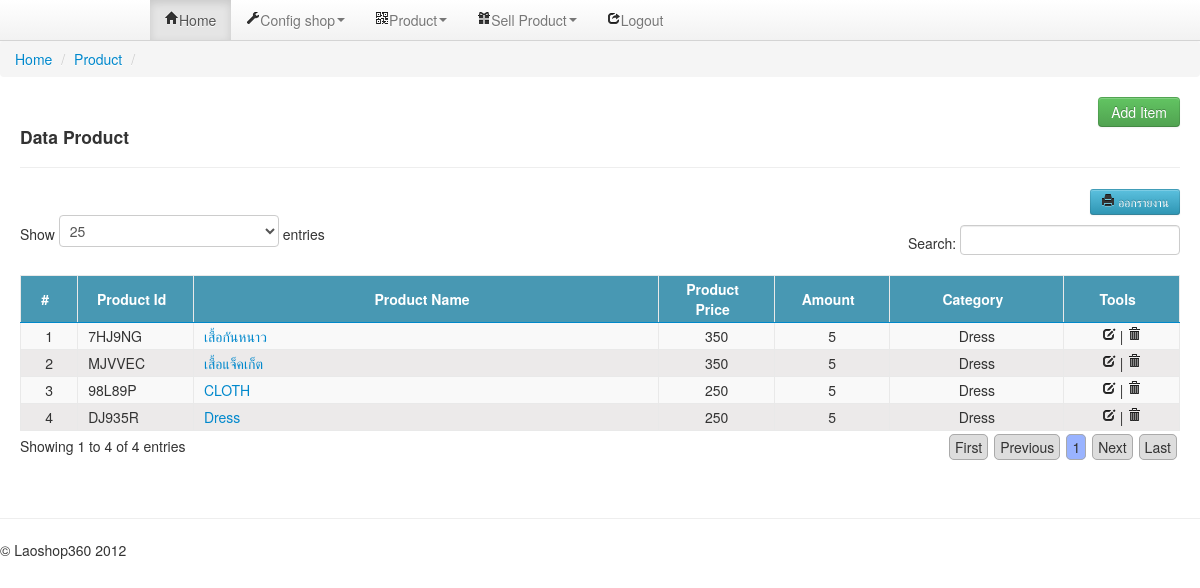
The page /admin/index.php?action=product (signed in) on the database its author committed.
### tables this page shows
CREATE TABLE IF NOT EXISTS `product` (
  `Id` int(11) NOT NULL AUTO_INCREMENT,
  `Pro_id` varchar(100) DEFAULT NULL,
  `Pro_name` varchar(255) DEFAULT NULL,
  `Pro_img` varchar(100) DEFAULT NULL,
  `Pro_detail` longtext,
  `Pro_price` int(10) DEFAULT NULL,
  `Pro_unit` varchar(6) DEFAULT NULL,
  `Pro_type_id` varchar(45) DEFAULT NULL,
  `Scrape_status` varchar(50) DEFAULT NULL,
  `Main_product_type` int(10) DEFAULT NULL,
  `Sub_product_type` int(10) DEFAULT NULL,
  `Pro_view` int(11) DEFAULT NULL,
  `User` varchar(50) NOT NULL,
  PRIMARY KEY (`Id`)
);

CREATE TABLE IF NOT EXISTS `product_type` (
  `Pro_type_id` int(6) NOT NULL AUTO_INCREMENT,
  `Pro_type_name` varchar(200) NOT NULL,
  `User` varchar(25) NOT NULL,
  PRIMARY KEY (`Pro_type_id`)
);

### class/function.php (called while the page is built, shortened)
<?php
class Db_Process  {
	public function Query($sql) {
		$str=mysql_query($sql) or die(mysql_error());
		return $str;
	}
	public function FetchData($sql){
		$str=mysql_fetch_array($sql);
		return $str;
	}
	public function ConName($tb,$f1,$f2,$val){
	 $sql="select $f2 from $tb where $f1='".$val."'";
	 	 	$rs=$this->FetchData($this->Query($sql));
	 	 	return $rs[$f2];
		}
}
?>

### class/config.php (called while the page is built, shortened)
<?php
$i=1;
?>

### admin/module/product.php (the view, shortened to what this page needs)
<?php
$tb="product";
if(isset($_GET['section'])){
	switch($_GET['section']):
	case 'add':
	if($_POST['adddata']) {
			$StrDB->InsertData($tb," ''
			,'".$_POST['txt-code']."'
			,'".$_POST['txt-name']."'
			,''
			,'".$_POST['txt-detail']."'
			,'".$_POST['txt-price']."'
			,'".$_POST['txt-unit']."'
			,'".$_POST['txt-cat']."','0','','','".$_SESSION['UsrId']."'
			");
			$ImgId=$StrDB->GetData($tb,"  order by Id desc limit 0,1");
		Foreach ($_FILES["file"]["error"] as $key => $error) {
                            if($error==0)    {
	 	 $images = $_FILES["file"]["tmp_name"][$key];
                                $new_images = $_FILES["file"]["name"][$key];
		 $array_last=explode(".",$new_images);
			$c=count($array_last)-1;
			$lst=strtolower($array_last[$c]) ;
		  $new_images=$StrDB->randName("6");
		 $MfilesP=$new_images.".".$lst;
		 @list($width, $height) = @getimagesize($images);;
		if ($width>600 || $height>680){
			 $width=600;
         $size=@GetimageSize($images);
         $height=680;
         $images_orig = @ImageCreateFromJPEG($images);
        $photoX = @ImagesX($images_orig);
        $photoY = @ImagesY($images_orig);
         $images_fin = @ImageCreateTrueColor($width, $height);
		 @ImageCopyResampled($images_fin, $images_orig, 0, 0, 0, 0, $width+1, $height+1, $photoX, $photoY);
         @ImageJPEG($images_fin,"../img_product/".$MfilesP);
         @ImageDestroy($images_orig);
         @ImageDestroy($images_fin);
          $width=180;
         $size=@GetimageSize($images);
         $height=220;
         $images_orig = @ImageCreateFromJPEG($images);
        $photoX = @ImagesX($images_orig);
        $photoY = @ImagesY($images_orig);
         $images_fin = @ImageCreateTrueColor($width, $height);
		 @ImageCopyResampled($images_fin, $images_orig, 0, 0, 0, 0, $width+1, $height+1, $photoX, $photoY);
         ImageJPEG($images_fin,"../img_thumb/".$MfilesP);
         ImageDestroy($images_orig);
         ImageDestroy($images_fin);
    	 }else{
    	 	 @copy($_FILES["file"]["tmp_name"][$key],"../img_product/".$MfilesP);
                  $width=180;
         $size=@GetimageSize($images);
         $height=220;
         $images_orig = @ImageCreateFromJPEG($images);
        $photoX = @ImagesX($images_orig);
        $photoY = @ImagesY($images_orig);
         $images_fin = @ImageCreateTrueColor($width, $height);
		 @ImageCopyResampled($images_fin, $images_orig, 0, 0, 0, 0, $width+1, $height+1, $photoX, $photoY);
         ImageJPEG($images_fin,"../img_thumb/".$MfilesP);
         ImageDestroy($images_orig);
         ImageDestroy($images_fin);
    	 }
   		 $StrDB->InsertData("tb_imgproduct","'".NULL."','".$MfilesP."','".$ImgId['Id']."','".$_SESSION['UsrId']."' ");
    }
}
		$StrDisplay->AddSuccess();
		 $StrDisplay->GoUrl('3',"index.php?action=".$action);
	}
	$StrDisplay->Title_Form(Product,'1');
	$StrDisplay->Open_Form("admin/index.php?action=".$action."&section=".$section);
	$Pro_id=$StrDB->randName("6");
  	$StrDisplay->OpenSelectInput(category,'txt-cat');
 	$StrDB->ListBoxData('product_type','*','where user='.$_SESSION['UsrId'].' order by Pro_type_name asc','Pro_type_id','Pro_type_name');
  	$StrDisplay->CloseSelectInput();
	$StrDisplay->TxtInput(ProductId,'txt-code',$Pro_id);
	$StrDisplay->TxtInput(ProductName,'txt-name');
	$StrDisplay->TxtInput(ProductPrice,'txt-price','','1');
	$StrDisplay->TxtInput(ProductAmount,'txt-unit','','1');
	for($i=0;$i<=4;$i++):
	$StrDisplay->TxtInputFile(ProductImg,'file[]','file'.$i,"");
	echo "<div id=\"re0\"></div>";
	endfor;
	$StrDisplay->TxtInputArea(ProductDetail,"txt-detail",'',"750","500","1");
 	$StrDisplay->Button_Form('1');
	$StrDisplay->Close_Form();
	break;
	case 'edit':
	if($_POST['editdata']) {
		 $rs=$StrDB->GetData($tb,"where Id='".$_POST['editdata']."'");
		    if($_FILES['file']['tmp_name']=="" || $_FILES['file']['tmp_name']=="0") {
    		  $Img=$rs['Pro_img'];
    		}else{
     		  $Img=$StrDB->UploadFile('../img_product');
     		 $StrDisplay->DelFile($_POST['oimg'],'../img_product');
   		 }
		$StrDB->UpdateData($tb,"
		Pro_id='".$_POST['txt-code']."'
		,Pro_name='".$_POST['txt-name']."'
	 	,Pro_price='".$_POST['txt-price']."'
	 	,Pro_type_id='".$_POST['txt-cat']."'
	 	,Pro_detail='".$_POST['txt-detail']."'
		,Pro_img='".$Img."'
		 ","where Id='".mysql_real_escape_string($_POST['editdata'])."' and User='".$_SESSION['UsrId']."' ");
		$StrDisplay->EditSuccess();
		$StrDisplay->GoUrl('3',"index.php?action=".$action);
	}
	$rs=$StrDB->GetData($tb,"where Id='".addslashes($_GET[id])."'");
	$StrDisplay->Title_Form(Product,'2');
		$StrDisplay->Open_Form("admin/index.php?action=".$action."&section=".$section);
	 $StrDisplay->OpenSelectInput(category,'txt-cat');
 	$StrDB->ListBoxData('product_type','*','where User='.$_SESSION['UsrId'].' order by Pro_type_name asc','Pro_type_id','Pro_type_name','edit',$rs['Pro_type_id']);
  	$StrDisplay->CloseSelectInput();
	$StrDisplay->TxtInputDisable(ProductId,'txt-code',$rs['Pro_id']);
	$StrDisplay->TxtInput(ProductName,'txt-name',$rs['Pro_name']);
	$StrDisplay->TxtInput(ProductPrice,'txt-price',$rs['Pro_price'],'1');
	$StrDisplay->TxtInput(ProductAmount,'txt-unit',$rs['Pro_unit'],'1');
	for($i=0;$i<=4;$i++):
	$StrDisplay->TxtInputFile(ProductImg,'file[]','file'.$i,"");
	echo "<div id=\"re0\"></div>";
	endfor;
	$StrDisplay->TxtInputArea(ProductDetail,"txt-detail",$rs['Pro_detail'],"750","500","1");
	$StrDisplay->Button_Form('2',$_GET[id]);
	$StrDisplay->Close_Form();
	break;
	case 'del':
		 $rs=$StrDB->GetData($tb,"where Id='".$_GET['id']."'");
		   $sqlImg=$StrDB->Query("select ImgName from tb_imgproduct where Pro_id='".$rs['Id']."' ");
   	while ($rs_img1=$StrDB->FetchData($sqlImg)) {
		  $StrDisplay->DelFile($rs_img1['ImgName'],'../img_thumb');
		  $StrDisplay->DelFile($rs_img1['ImgName'],'../img_product');
		  $StrDB->DelData("tb_imgproduct"," where Id='".mysql_real_escape_string($_GET['id'])."' ");
		}
		$StrDB->DelData($tb," where Id='".mysql_real_escape_string($_GET['id'])."' ");
		$StrDisplay->DelSuccess();
		$StrDisplay->GoUrl('3',"index.php?action=".$action);
	break;
	endswitch;
	}else{
		echo "<div style=\"float:right\"><a class=\"btn btn-small btn btn-info\" href=\"".WebUrl."admin/module/print_product.php\" target=\"_blank\"><i class=\"icon-print\"></i> ออกรายงาน</a></div>";
		echo "<table id=\"TableData\" width=\"100%\"  border=\"1\" cellpadding=\"1\" cellspacing=\"1\"   bordercolor=\"#E9E9E9\"  >";
		echo "<thead>";
		echo "<th width=\"5%\">#</th>";
		echo "<th width=\"10%\">".ProductId."</th>";
		echo "<th width=\"\">".ProductName."</th>";
		echo "<th width=\"10%\">".ProductPrice."</th>";
		echo "<th width=\"10%\">".ProductAmount."</th>";
		echo "<th width=\"15%\">".category."</th>";
		echo "<th width=\"10%\">".Tools."</th>";
		echo "</thead>";
		echo "<tbody>";
		$sql="select * from $tb  where User='".$_SESSION['UsrId']."'  order by Id desc";
		$query=$StrDB->Query($sql);
		while($rs=$StrDB->FetchData($query)) {
		echo "<tr>";
		echo "<td align=\"center\">$i</td>";
		echo "<td>$rs[1]</td>";
		echo "<td><a  href=\"\" rel=\"tooltip\" title=\"$rs[3]\" >$rs[2]</a></td>";
		echo "<td  align=\"center\">$rs[5]</td>";
		echo "<td  align=\"center\">$rs[6]";
	 	echo "</td>";
		echo "<td align=\"center\">";
		   $type=$StrDB->ConName("product_type","Pro_type_id","Pro_type_name",$rs[7]);
		  echo $type;
		echo "</td>";
		echo "<td align=\"center\">
		<a href=\"".WebUrl."admin/index.php?action=$_GET[action]&section=edit&id=$rs[Id]\"><i class=\"icon-edit\" title=\"แก้ไข\"></i>
			</a> | ";
 		echo "<a href=\"".WebUrl."admin/index.php?action=$_GET[action]&section=del&id=$rs[Id]\"  onClick=\"return confirm('ต้องการลบจริงหรือไม่ ?')\">";
		echo " <i class=\"icon-trash\"></i></td>";
		echo "</tr>";
			$i++;
		}
		echo "</tbody>";
		echo "</table>";
	}
?>

### admin/header.php (style rules this page uses)
body { padding-top: 0px; padding-bottom: 40px; }

### rows shown on the page
product: Pro "7HJ9NG", Pro_name "เสื้อกันหนาว", Pro_price "350", Pro_unit "5", Pro_type.Pro_type_name "Dress"
product: Pro "MJVVEC", Pro_name "เสื้อแจ็คเก็ต", Pro_price "350", Pro_unit "5", Pro_type.Pro_type_name "Dress"
product: Pro "98L89P", Pro_name "CLOTH", Pro_price "250", Pro_unit "5", Pro_type.Pro_type_name "Dress"
product: Pro "DJ935R", Pro_name "Dress", Pro_price "250", Pro_unit "5", Pro_type.Pro_type_name "Dress"

### other values the page prints
home "Home"
ConfigShop "Config shop"
Product "Product"
sell "Sell Product"
logout "Logout"
Add "Add Item"
$txtadd "Data"
$name "Product"
ProductId "Product Id"
ProductName "Product Name"
ProductPrice "Product Price"
ProductAmount "Amount"
category "Category"
Tools "Tools"
WebName "Laoshop360"
